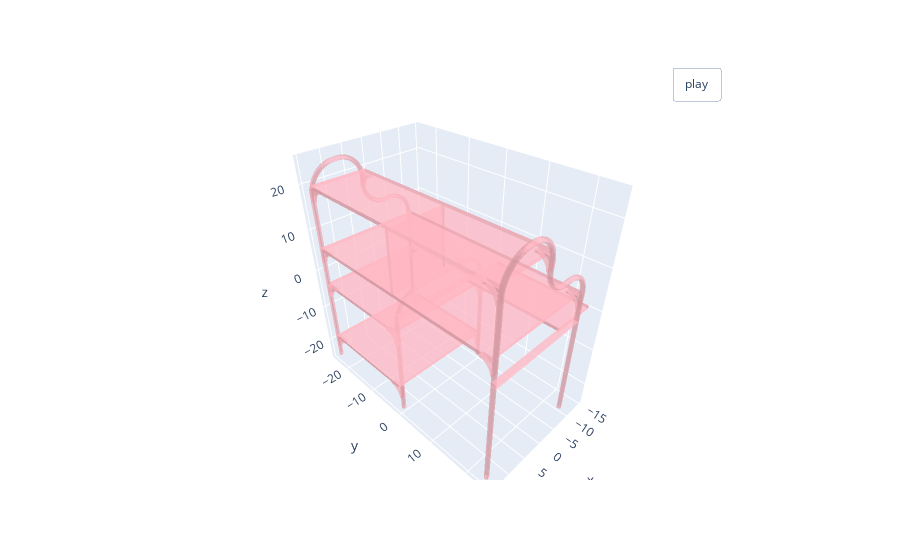

The cell this chart's notebook holds for it:
### Code cell
import plotly.graph_objects as go
def visualize_rotate(data):
    x_eye, y_eye, z_eye = 1.25, 1.25, 0.8
    frames = []
    
    def rotate_z(x, y, z, theta):
        w = x+1j*y
        return np.real(np.real(1j*theta)*w), np.imag(np.real(1j*theta)*w), z
    
    for t in np.arange(0, 10.26, 0.1):
        xe, ye, ze = rotate_z(x_eye, y_eye, z_eye, -t)
        frames.append(dict(layout=dict(scene=dict(camera=dict(eye=dict(x=xe, y=ye, z=ze))))))
    fig = go.Figure(data=data, 
                    layout=go.Layout(
                        updatemenus=[dict(type="buttons",
                                          showactive=False,
                                          y=1,
                                          x=0.8,
                                          xanchor='left',
                                          yanchor='bottom',
                                          pad=dict(t=45, r=10),
                                          buttons=[dict(label='play',
                                                        method="animate",
                                                        args=[None, dict(frame=dict(duration=50, redraw=True),
                                                                         transition=dict(duration=0),
                                                                         fromcurrent=True,
                                                                         mode='immediate')]
                                                        )
                                                   ]
                                          )
                                     ]
                    ),
                    frames=frames
        )
    return fig

visualize_rotate([go.Mesh3d(x=x, y=y, z=z, i=i, j=j, k=k, color='lightpink', opacity=0.5)]).show()

### Figure 1 — Plotly figure (JSON) as saved in the notebook; plotly's stock layout.template omitted (floating-point values rounded to 4 significant figures; data arrays with more than 128 entries replaced by an {"elided": "..."} marker saying what was removed)
{"data": [{"color": "lightpink", "i": {"elided": "7608 int values"}, "j": {"elided": "7608 int values"}, "k": {"elided": "7608 int values"}, "opacity": 0.5, "type": "mesh3d", "x": {"elided": "5298 float values"}, "y": {"elided": "5298 float values"}, "z": {"elided": "5298 float values"}}], "layout": {"updatemenus": [{"buttons": [{"args": [null, {"frame": {"duration": 50, "redraw": true}, "fromcurrent": true, "mode": "immediate", "transition": {"duration": 0}}], "label": "play", "method": "animate"}], "pad": {"r": 10, "t": 45}, "showactive": false, "type": "buttons", "x": 0.8, "xanchor": "left", "y": 1, "yanchor": "bottom"}]}}
